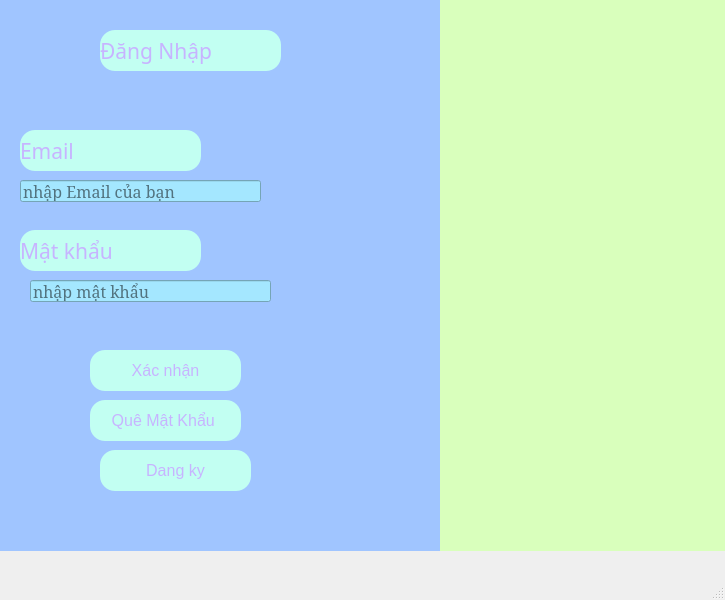
<?xml version="1.0" encoding="UTF-8"?>
<ui version="4.0">
 <class>MainWindow</class>
 <widget class="QMainWindow" name="MainWindow">
  <property name="geometry">
   <rect>
    <x>0</x>
    <y>0</y>
    <width>725</width>
    <height>600</height>
   </rect>
  </property>
  <property name="windowTitle">
   <string>MainWindow</string>
  </property>
  <widget class="QWidget" name="centralwidget">
   <widget class="QWidget" name="widget" native="true">
    <property name="geometry">
     <rect>
      <x>0</x>
      <y>0</y>
      <width>441</width>
      <height>551</height>
     </rect>
    </property>
    <property name="font">
     <font>
      <family>MS Serif</family>
      <pointsize>12</pointsize>
     </font>
    </property>
    <property name="styleSheet">
     <string notr="true">background-color :rgb(160, 197, 255);</string>
    </property>
    <widget class="QLabel" name="label">
     <property name="geometry">
      <rect>
       <x>100</x>
       <y>30</y>
       <width>181</width>
       <height>41</height>
      </rect>
     </property>
     <property name="font">
      <font>
       <family>Nirmala Text</family>
       <pointsize>16</pointsize>
      </font>
     </property>
     <property name="toolTip">
      <string>&lt;html&gt;&lt;head/&gt;&lt;body&gt;&lt;p align=&quot;center&quot;&gt;&lt;span style=&quot; font-size:12pt; font-weight:600; color:#aecbff;&quot;&gt;Đăng ký&lt;/span&gt;&lt;/p&gt;&lt;/body&gt;&lt;/html&gt;</string>
     </property>
     <property name="whatsThis">
      <string>&lt;html&gt;&lt;head/&gt;&lt;body&gt;&lt;p align=&quot;center&quot;&gt;&lt;span style=&quot; font-weight:600; color:#ff0000;&quot;&gt;Đăng Ký &lt;/span&gt;&lt;/p&gt;&lt;/body&gt;&lt;/html&gt;</string>
     </property>
     <property name="styleSheet">
      <string notr="true">background-color : rgb(194, 255, 242);
color :rgb(199, 180, 255);
border-radius: 15px;</string>
     </property>
     <property name="text">
      <string>Đăng Nhập</string>
     </property>
    </widget>
    <widget class="QLabel" name="label_3">
     <property name="geometry">
      <rect>
       <x>20</x>
       <y>130</y>
       <width>181</width>
       <height>41</height>
      </rect>
     </property>
     <property name="font">
      <font>
       <family>Nirmala Text</family>
       <pointsize>16</pointsize>
      </font>
     </property>
     <property name="toolTip">
      <string>&lt;html&gt;&lt;head/&gt;&lt;body&gt;&lt;p align=&quot;center&quot;&gt;&lt;span style=&quot; font-size:12pt; font-weight:600; color:#aecbff;&quot;&gt;Đăng ký&lt;/span&gt;&lt;/p&gt;&lt;/body&gt;&lt;/html&gt;</string>
     </property>
     <property name="whatsThis">
      <string>&lt;html&gt;&lt;head/&gt;&lt;body&gt;&lt;p align=&quot;center&quot;&gt;&lt;span style=&quot; font-weight:600; color:#ff0000;&quot;&gt;Đăng Ký &lt;/span&gt;&lt;/p&gt;&lt;/body&gt;&lt;/html&gt;</string>
     </property>
     <property name="styleSheet">
      <string notr="true">background-color : rgb(194, 255, 242);
color :rgb(199, 180, 255);
border-radius: 15px;</string>
     </property>
     <property name="text">
      <string>Email</string>
     </property>
    </widget>
    <widget class="QLabel" name="label_4">
     <property name="geometry">
      <rect>
       <x>20</x>
       <y>230</y>
       <width>181</width>
       <height>41</height>
      </rect>
     </property>
     <property name="font">
      <font>
       <family>Nirmala Text</family>
       <pointsize>16</pointsize>
      </font>
     </property>
     <property name="toolTip">
      <string>&lt;html&gt;&lt;head/&gt;&lt;body&gt;&lt;p align=&quot;center&quot;&gt;&lt;span style=&quot; font-size:12pt; font-weight:600; color:#aecbff;&quot;&gt;Đăng ký&lt;/span&gt;&lt;/p&gt;&lt;/body&gt;&lt;/html&gt;</string>
     </property>
     <property name="whatsThis">
      <string>&lt;html&gt;&lt;head/&gt;&lt;body&gt;&lt;p align=&quot;center&quot;&gt;&lt;span style=&quot; font-weight:600; color:#ff0000;&quot;&gt;Đăng Ký &lt;/span&gt;&lt;/p&gt;&lt;/body&gt;&lt;/html&gt;</string>
     </property>
     <property name="styleSheet">
      <string notr="true">background-color : rgb(194, 255, 242);
color :rgb(199, 180, 255);
border-radius: 15px;</string>
     </property>
     <property name="text">
      <string>Mật khẩu</string>
     </property>
    </widget>
    <widget class="QPushButton" name="btnLogin">
     <property name="geometry">
      <rect>
       <x>90</x>
       <y>350</y>
       <width>151</width>
       <height>41</height>
      </rect>
     </property>
     <property name="font">
      <font>
       <pointsize>12</pointsize>
      </font>
     </property>
     <property name="styleSheet">
      <string notr="true">background-color : rgb(194, 255, 242);
color :rgb(199, 180, 255);
border-radius: 15px;</string>
     </property>
     <property name="text">
      <string>Xác nhận</string>
     </property>
    </widget>
    <widget class="QLineEdit" name="txtPassword">
     <property name="geometry">
      <rect>
       <x>30</x>
       <y>280</y>
       <width>241</width>
       <height>22</height>
      </rect>
     </property>
     <property name="styleSheet">
      <string notr="true">background-color : rgb(164, 231, 255)</string>
     </property>
     <property name="text">
      <string/>
     </property>
     <property name="echoMode">
      <enum>QLineEdit::Normal</enum>
     </property>
     <property name="placeholderText">
      <string>nhập mật khẩu </string>
     </property>
    </widget>
    <widget class="QPushButton" name="pushButton_2">
     <property name="geometry">
      <rect>
       <x>90</x>
       <y>400</y>
       <width>151</width>
       <height>41</height>
      </rect>
     </property>
     <property name="font">
      <font>
       <pointsize>12</pointsize>
      </font>
     </property>
     <property name="styleSheet">
      <string notr="true">background-color : rgb(194, 255, 242);
color :rgb(199, 180, 255);
border-radius: 15px;</string>
     </property>
     <property name="text">
      <string>Quê Mật Khẩu </string>
     </property>
    </widget>
    <widget class="QPushButton" name="btnRegister">
     <property name="geometry">
      <rect>
       <x>100</x>
       <y>450</y>
       <width>151</width>
       <height>41</height>
      </rect>
     </property>
     <property name="font">
      <font>
       <pointsize>12</pointsize>
      </font>
     </property>
     <property name="styleSheet">
      <string notr="true">background-color : rgb(194, 255, 242);
color :rgb(199, 180, 255);
border-radius: 15px;</string>
     </property>
     <property name="text">
      <string>Dang ky</string>
     </property>
    </widget>
    <widget class="QLineEdit" name="txtEmail">
     <property name="geometry">
      <rect>
       <x>20</x>
       <y>180</y>
       <width>241</width>
       <height>22</height>
      </rect>
     </property>
     <property name="styleSheet">
      <string notr="true">background-color : rgb(164, 231, 255)</string>
     </property>
     <property name="text">
      <string/>
     </property>
     <property name="echoMode">
      <enum>QLineEdit::Normal</enum>
     </property>
     <property name="placeholderText">
      <string>nhập Email của bạn</string>
     </property>
    </widget>
   </widget>
   <widget class="QWidget" name="widget_2" native="true">
    <property name="geometry">
     <rect>
      <x>440</x>
      <y>0</y>
      <width>371</width>
      <height>551</height>
     </rect>
    </property>
    <property name="styleSheet">
     <string notr="true">background-color:rgb(217, 255, 188);</string>
    </property>
    <widget class="QLabel" name="label_2">
     <property name="geometry">
      <rect>
       <x>30</x>
       <y>110</y>
       <width>271</width>
       <height>281</height>
      </rect>
     </property>
     <property name="contextMenuPolicy">
      <enum>Qt::ActionsContextMenu</enum>
     </property>
     <property name="text">
      <string/>
     </property>
     <property name="pixmap">
      <pixmap>C:/Users/PC/OneDrive/Pictures/Screenshots/Ảnh chụp màn hình 2025-11-13 220119.png</pixmap>
     </property>
    </widget>
   </widget>
  </widget>
  <widget class="QMenuBar" name="menubar">
   <property name="geometry">
    <rect>
     <x>0</x>
     <y>0</y>
     <width>725</width>
     <height>26</height>
    </rect>
   </property>
  </widget>
  <widget class="QStatusBar" name="statusbar"/>
 </widget>
 <resources/>
 <connections/>
</ui>
